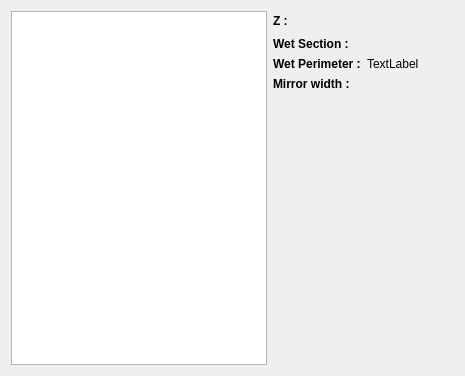
<?xml version="1.0" encoding="UTF-8"?>
<ui version="4.0">
 <class>Form</class>
 <widget class="QWidget" name="Form">
  <property name="geometry">
   <rect>
    <x>0</x>
    <y>0</y>
    <width>465</width>
    <height>376</height>
   </rect>
  </property>
  <property name="windowTitle">
   <string>Form</string>
  </property>
  <layout class="QGridLayout" name="gridLayout_2">
   <item row="0" column="0">
    <layout class="QHBoxLayout" name="horizontalLayout">
     <item>
      <widget class="QTableWidget" name="tw">
       <property name="sizePolicy">
        <sizepolicy hsizetype="MinimumExpanding" vsizetype="Expanding">
         <horstretch>0</horstretch>
         <verstretch>0</verstretch>
        </sizepolicy>
       </property>
       <property name="sizeAdjustPolicy">
        <enum>QAbstractScrollArea::AdjustIgnored</enum>
       </property>
       <attribute name="horizontalHeaderCascadingSectionResizes">
        <bool>false</bool>
       </attribute>
      </widget>
     </item>
     <item>
      <layout class="QGridLayout" name="gridLayout">
       <item row="0" column="0">
        <widget class="QLabel" name="label_lbzmax">
         <property name="font">
          <font>
           <pointsize>9</pointsize>
           <weight>75</weight>
           <bold>true</bold>
          </font>
         </property>
         <property name="text">
          <string>Z :</string>
         </property>
        </widget>
       </item>
       <item row="0" column="1">
        <widget class="QLabel" name="label_z">
         <property name="font">
          <font>
           <pointsize>9</pointsize>
          </font>
         </property>
         <property name="text">
          <string/>
         </property>
        </widget>
       </item>
       <item row="4" column="1">
        <spacer name="verticalSpacer">
         <property name="orientation">
          <enum>Qt::Vertical</enum>
         </property>
         <property name="sizeHint" stdset="0">
          <size>
           <width>20</width>
           <height>40</height>
          </size>
         </property>
        </spacer>
       </item>
       <item row="1" column="0">
        <widget class="QLabel" name="label_2">
         <property name="font">
          <font>
           <pointsize>9</pointsize>
           <weight>75</weight>
           <bold>true</bold>
          </font>
         </property>
         <property name="text">
          <string>Wet Section :</string>
         </property>
        </widget>
       </item>
       <item row="1" column="1">
        <widget class="QLabel" name="label_warea_l">
         <property name="font">
          <font>
           <pointsize>9</pointsize>
          </font>
         </property>
         <property name="text">
          <string/>
         </property>
        </widget>
       </item>
       <item row="2" column="0">
        <widget class="QLabel" name="label_4">
         <property name="font">
          <font>
           <pointsize>9</pointsize>
           <weight>75</weight>
           <bold>true</bold>
          </font>
         </property>
         <property name="text">
          <string>Wet Perimeter :</string>
         </property>
        </widget>
       </item>
       <item row="2" column="1">
        <widget class="QLabel" name="label_wpermi_l">
         <property name="font">
          <font>
           <pointsize>9</pointsize>
          </font>
         </property>
         <property name="text">
          <string>TextLabel</string>
         </property>
        </widget>
       </item>
       <item row="3" column="0">
        <widget class="QLabel" name="label_6">
         <property name="font">
          <font>
           <pointsize>9</pointsize>
           <weight>75</weight>
           <bold>true</bold>
          </font>
         </property>
         <property name="text">
          <string>Mirror width :</string>
         </property>
        </widget>
       </item>
       <item row="3" column="1">
        <widget class="QLabel" name="label_wmirror_l">
         <property name="font">
          <font>
           <pointsize>9</pointsize>
          </font>
         </property>
         <property name="text">
          <string/>
         </property>
        </widget>
       </item>
       <item row="0" column="2">
        <spacer name="horizontalSpacer">
         <property name="orientation">
          <enum>Qt::Horizontal</enum>
         </property>
         <property name="sizeHint" stdset="0">
          <size>
           <width>40</width>
           <height>20</height>
          </size>
         </property>
        </spacer>
       </item>
      </layout>
     </item>
    </layout>
   </item>
  </layout>
 </widget>
 <resources/>
 <connections/>
</ui>
